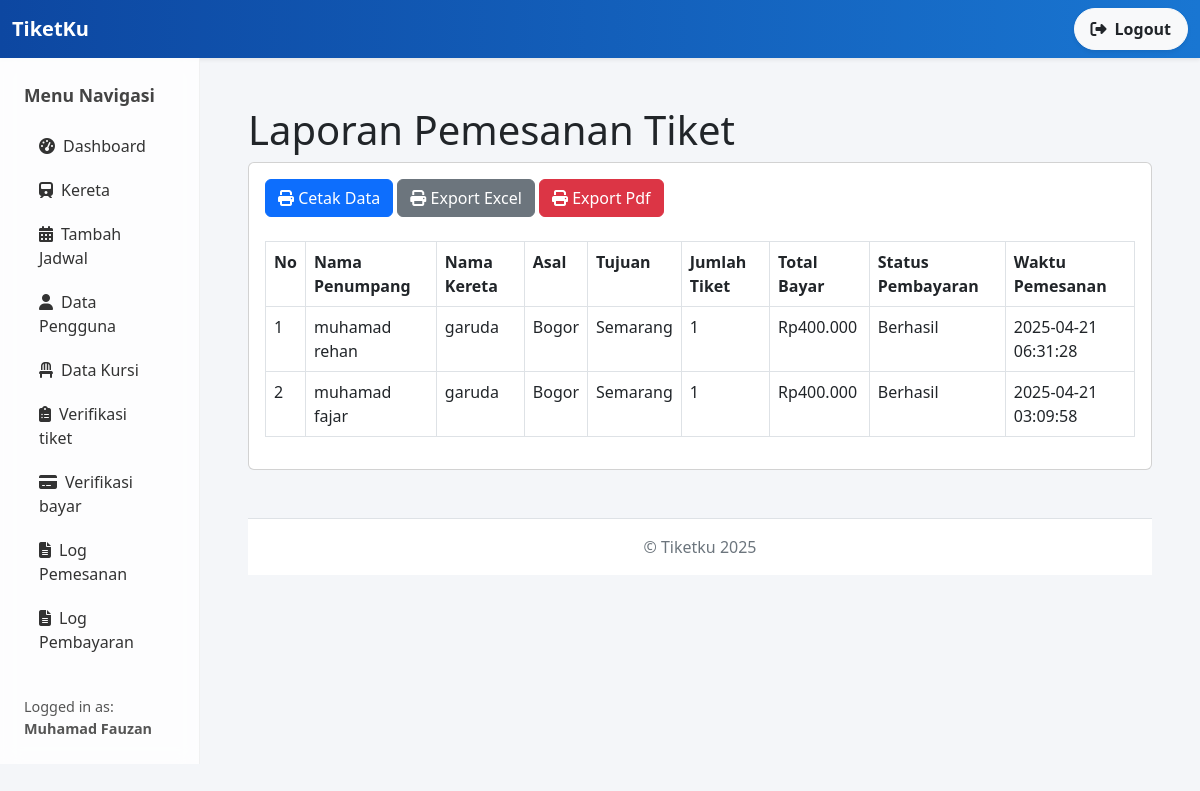
Page /index.php?page=laporan_pesan (signed in) on the committed database.
### tables this page shows
CREATE TABLE `pemesanan` (
  `id_pemesanan` int NOT NULL,
  `id_user` int NOT NULL,
  `id_jadwal` int NOT NULL,
  `jumlah_tiket` int NOT NULL,
  `total_bayar` int NOT NULL,
  `status_bayar` enum('diproses','berhasil','gagal') NOT NULL,
  `waktu_pemesanan` timestamp NOT NULL DEFAULT CURRENT_TIMESTAMP
);

CREATE TABLE `user` (
  `id_user` int NOT NULL,
  `nama` varchar(255) NOT NULL,
  `email` varchar(255) NOT NULL,
  `password` varchar(100) NOT NULL,
  `role` enum('admin','user') NOT NULL,
  `created_at` timestamp NOT NULL DEFAULT CURRENT_TIMESTAMP
);

CREATE TABLE `kereta` (
  `id_kereta` int NOT NULL,
  `nama_kereta` varchar(255) NOT NULL,
  `jenis` enum('ekonomi','bisnis','vip') NOT NULL,
  `kapasitas` int NOT NULL
);

CREATE TABLE `jadwal` (
  `id_jadwal` int NOT NULL,
  `id_kereta` int NOT NULL,
  `asal` varchar(100) NOT NULL,
  `tujuan` varchar(100) NOT NULL,
  `tgl_berangkat` date NOT NULL,
  `waktu_berangkat` time NOT NULL,
  `waktu_tiba` time NOT NULL,
  `harga` int NOT NULL
);

### laporan_pesan.php (the view, shortened to what this page needs)
<h1 class="mt-4">Laporan Pemesanan Tiket</h1>
<div class="card">
    <div class="card-body">
<div class="row">
    <div class="col-md-12">
        <a href="cetak_pesan.php" target="_blank" class="btn btn-primary"><i class="fa fa-print"></i> Cetak Data</a>
        <a href="excel_pesan.php" target="_blank" class="btn btn-secondary"><i class="fa fa-print"></i> Export Excel</a>
        <a href="pdf_pesan.php" target="_blank" class="btn btn-danger"><i class="fa fa-print"></i> Export Pdf</a><br><br>
        <table class="table table-bordered" id="dataTable" width="100%" cellspacing="0">
        <tr>
                        <th>No</th>
                        <th>Nama Penumpang</th>
                        <th>Nama Kereta</th>
                        <th>Asal</th>
                        <th>Tujuan</th>
                        <th>Jumlah Tiket</th>
                        <th>Total Bayar</th>
                        <th>Status Pembayaran</th>
                        <th>Waktu Pemesanan</th>
                    </tr>
                <tbody>
                    <?php
                    $i = 1;
                    $query = mysqli_query($koneksi, "
                        SELECT pemesanan.*, user.nama, kereta.nama_kereta, jadwal.asal, jadwal.tujuan
                        FROM pemesanan
                        LEFT JOIN user ON pemesanan.id_user = user.id_user
                        LEFT JOIN jadwal ON pemesanan.id_jadwal = jadwal.id_jadwal
                        LEFT JOIN kereta ON jadwal.id_kereta = kereta.id_kereta
                        ORDER BY pemesanan.waktu_pemesanan DESC
                    ");
                    while ($data = mysqli_fetch_array($query)) {
                    ?>
                        <tr>
                            <td><?= $i++; ?></td>
                            <td><?= $data['nama']; ?></td>
                            <td><?= $data['nama_kereta']; ?></td>
                            <td><?= $data['asal']; ?></td>
                            <td><?= $data['tujuan']; ?></td>
                            <td><?= $data['jumlah_tiket']; ?></td>
                            <td>Rp<?= number_format($data['total_bayar'], 0, ',', '.'); ?></td>
                            <td><?= ucfirst($data['status_bayar']); ?></td>
                            <td><?= $data['waktu_pemesanan']; ?></td>
                        </tr>
                    <?php
                    }
                    ?>
        </table>
    </div>
</div>
    </div>
</div>

### index.php (style rules this page uses)
body { background-color: #f4f6f9; font-family: 'Segoe UI', sans-serif; }

### rows in the picture
pemesanan: id_user.nama "muhamad rehan", kereta.nama_kereta "garuda", id_jadwal.asal "Bogor", id_jadwal.tujuan "Semarang", jumlah_tiket "1", total_bayar "400.000", status_bayar "Berhasil", waktu_pemesanan "2025-04-21 06:31:28"
pemesanan: id_user.nama "muhamad fajar", kereta.nama_kereta "garuda", id_jadwal.asal "Bogor", id_jadwal.tujuan "Semarang", jumlah_tiket "1", total_bayar "400.000", status_bayar "Berhasil", waktu_pemesanan "2025-04-21 03:09:58"

### other values in the picture
$_SESSION['user']['nama'] "Muhamad Fauzan"
